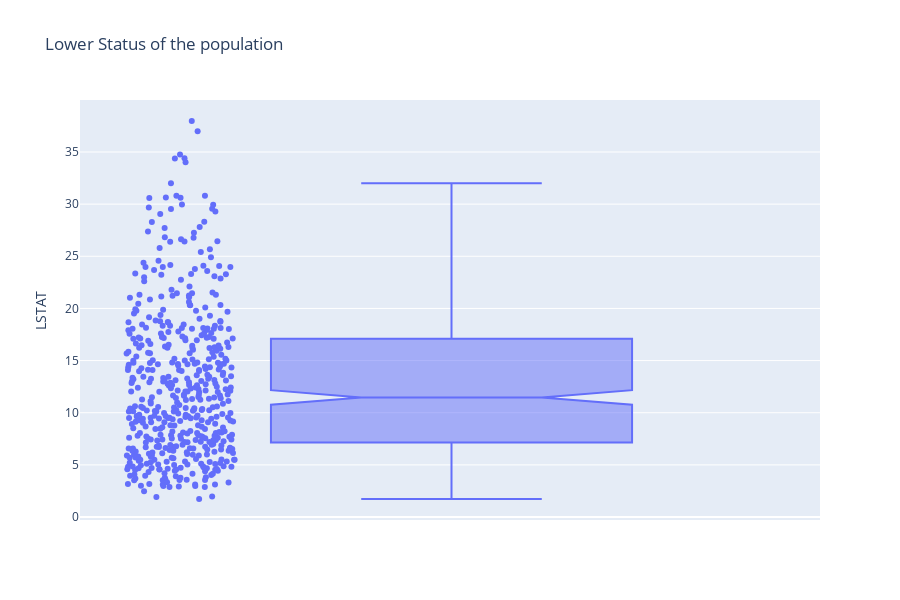

Notebook cell for this chart:
### Code cell
## Boxplot showing the distrobutions of the lower status of the population.
fig = px.box(df, y="LSTAT", points="all",
             notched=True, # used notched shape
             title="Lower Status of the population" )




fig.show()

### Figure 1 — Plotly figure (JSON) as saved in the notebook; plotly's stock layout.template omitted (floating-point values rounded to 4 significant figures; data arrays with more than 128 entries replaced by an {"elided": "..."} marker saying what was removed)
{"data": [{"alignmentgroup": "True", "boxpoints": "all", "hoverlabel": {"namelength": 0}, "hovertemplate": "LSTAT=%{y}", "legendgroup": "", "marker": {"color": "#636efa"}, "name": "", "notched": true, "offsetgroup": "", "orientation": "v", "showlegend": false, "type": "box", "x0": " ", "xaxis": "x", "y": {"elided": "498 float values"}, "y0": " ", "yaxis": "y"}], "layout": {"boxmode": "group", "height": 600, "legend": {"tracegroupgap": 0}, "title": {"text": "Lower Status of the population"}, "xaxis": {"anchor": "y", "domain": [0, 1]}, "yaxis": {"anchor": "x", "domain": [0, 1], "title": {"text": "LSTAT"}}}}
